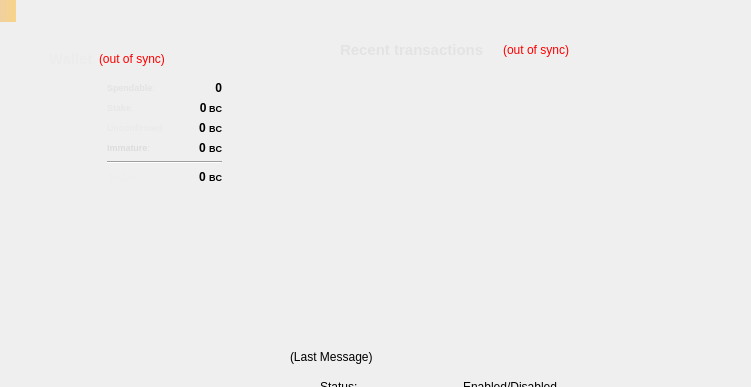
<?xml version="1.0" encoding="UTF-8"?>
<ui version="4.0">
 <class>OverviewPage</class>
 <widget class="QWidget" name="OverviewPage">
  <property name="geometry">
   <rect>
    <x>0</x>
    <y>0</y>
    <width>751</width>
    <height>387</height>
   </rect>
  </property>
  <property name="windowTitle">
   <string>Form</string>
  </property>
  <widget class="QLabel" name="labelAlerts">
   <property name="geometry">
    <rect>
     <x>0</x>
     <y>0</y>
     <width>16</width>
     <height>22</height>
    </rect>
   </property>
   <property name="visible">
    <bool>false</bool>
   </property>
   <property name="styleSheet">
    <string notr="true">background-color: qlineargradient(x1: 0, y1: 0, x2: 1, y2: 0, stop:0 #F0D0A0, stop:1 #F8D488);  color:#000000
</string>
   </property>
   <property name="wordWrap">
    <bool>true</bool>
   </property>
   <property name="margin">
    <number>3</number>
   </property>
  </widget>
  <widget class="QWidget" name="columnOneWidget">
   <property name="geometry">
    <rect>
     <x>40</x>
     <y>40</y>
     <width>191</width>
     <height>223</height>
    </rect>
   </property>
   <layout class="QVBoxLayout" name="verticalLayout_2">
    <item>
     <widget class="QWidget" name="widget" native="true">
      <layout class="QGridLayout" name="gridLayout">
       <item row="0" column="0" colspan="3">
        <layout class="QHBoxLayout" name="horizontalLayout_4">
         <item>
          <widget class="QLabel" name="label_5">
           <property name="font">
            <font>
             <pointsize>11</pointsize>
             <weight>75</weight>
             <bold>true</bold>
            </font>
           </property>
           <property name="text">
            <string>&lt;html&gt;&lt;head/&gt;&lt;body&gt;&lt;p&gt;&lt;span style=&quot; color:#ececec;&quot;&gt;Wallet&lt;/span&gt;&lt;/p&gt;&lt;/body&gt;&lt;/html&gt;</string>
           </property>
          </widget>
         </item>
         <item>
          <widget class="QLabel" name="labelWalletStatus">
           <property name="toolTip">
            <string>The displayed information may be out of date. Your wallet automatically synchronizes with the ToroCoin network after a connection is established, but this process has not completed yet.</string>
           </property>
           <property name="styleSheet">
            <string notr="true">QLabel { color: red; }</string>
           </property>
           <property name="text">
            <string notr="true">(out of sync)</string>
           </property>
           <property name="alignment">
            <set>Qt::AlignLeading|Qt::AlignLeft|Qt::AlignVCenter</set>
           </property>
          </widget>
         </item>
         <item>
          <spacer name="horizontalSpacer_2">
           <property name="orientation">
            <enum>Qt::Horizontal</enum>
           </property>
           <property name="sizeHint" stdset="0">
            <size>
             <width>40</width>
             <height>20</height>
            </size>
           </property>
          </spacer>
         </item>
        </layout>
       </item>
       <item row="1" column="0" rowspan="7" colspan="2">
        <layout class="QVBoxLayout" name="verticalLayout_4"/>
       </item>
       <item row="2" column="1">
        <widget class="QLabel" name="label">
         <property name="text">
          <string>&lt;html&gt;&lt;head/&gt;&lt;body&gt;&lt;p&gt;&lt;span style=&quot; font-size:7pt; font-weight:600; color:#e3e3e3;&quot;&gt;Spendable&lt;/span&gt;&lt;span style=&quot; font-size:7pt; color:#e3e3e3;&quot;&gt;:&lt;/span&gt;&lt;/p&gt;&lt;/body&gt;&lt;/html&gt;</string>
         </property>
        </widget>
       </item>
       <item row="2" column="2">
        <widget class="QLabel" name="labelBalance">
         <property name="font">
          <font>
           <weight>75</weight>
           <bold>true</bold>
          </font>
         </property>
         <property name="cursor">
          <cursorShape>ArrowCursor</cursorShape>
         </property>
         <property name="toolTip">
          <string>Your current spendable balance</string>
         </property>
         <property name="text">
          <string notr="true">&lt;html&gt;&lt;head/&gt;&lt;body&gt;&lt;p&gt;&lt;span style=&quot; color:#000000;&quot;&gt;0&lt;/span&gt;&lt;/p&gt;&lt;/body&gt;&lt;/html&gt;</string>
         </property>
         <property name="alignment">
          <set>Qt::AlignRight|Qt::AlignTrailing|Qt::AlignVCenter</set>
         </property>
         <property name="textInteractionFlags">
          <set>Qt::LinksAccessibleByMouse|Qt::TextSelectableByKeyboard|Qt::TextSelectableByMouse</set>
         </property>
        </widget>
       </item>
       <item row="3" column="1">
        <widget class="QLabel" name="label_10">
         <property name="text">
          <string>&lt;html&gt;&lt;head/&gt;&lt;body&gt;&lt;p&gt;&lt;span style=&quot; font-size:7pt; font-weight:600; color:#e7e7e7;&quot;&gt;Stake&lt;/span&gt;&lt;span style=&quot; font-size:7pt; color:#e7e7e7;&quot;&gt;:&lt;/span&gt;&lt;/p&gt;&lt;/body&gt;&lt;/html&gt;</string>
         </property>
        </widget>
       </item>
       <item row="3" column="2">
        <widget class="QLabel" name="labelStake">
         <property name="font">
          <font>
           <weight>75</weight>
           <bold>true</bold>
          </font>
         </property>
         <property name="cursor">
          <cursorShape>ArrowCursor</cursorShape>
         </property>
         <property name="toolTip">
          <string>Total of coins that was staked, and do not yet count toward the current balance</string>
         </property>
         <property name="text">
          <string notr="true">&lt;html&gt;&lt;head/&gt;&lt;body&gt;&lt;p&gt;&lt;span style=&quot; color:#000000;&quot;&gt;0&lt;/span&gt;&lt;span style=&quot; font-size:7pt; color:#000000;&quot;&gt; BC&lt;/span&gt;&lt;/p&gt;&lt;/body&gt;&lt;/html&gt;</string>
         </property>
         <property name="alignment">
          <set>Qt::AlignRight|Qt::AlignTrailing|Qt::AlignVCenter</set>
         </property>
         <property name="textInteractionFlags">
          <set>Qt::LinksAccessibleByMouse|Qt::TextSelectableByKeyboard|Qt::TextSelectableByMouse</set>
         </property>
        </widget>
       </item>
       <item row="4" column="1">
        <widget class="QLabel" name="label_3">
         <property name="text">
          <string>&lt;html&gt;&lt;head/&gt;&lt;body&gt;&lt;p&gt;&lt;span style=&quot; font-size:7pt; font-weight:600; color:#eaeaea;&quot;&gt;Unconfirmed&lt;/span&gt;&lt;span style=&quot; font-size:7pt; color:#eaeaea;&quot;&gt;:&lt;/span&gt;&lt;/p&gt;&lt;/body&gt;&lt;/html&gt;</string>
         </property>
        </widget>
       </item>
       <item row="4" column="2">
        <widget class="QLabel" name="labelUnconfirmed">
         <property name="font">
          <font>
           <weight>75</weight>
           <bold>true</bold>
          </font>
         </property>
         <property name="cursor">
          <cursorShape>ArrowCursor</cursorShape>
         </property>
         <property name="toolTip">
          <string>Total of transactions that have yet to be confirmed, and do not yet count toward the current balance</string>
         </property>
         <property name="text">
          <string notr="true">&lt;html&gt;&lt;head/&gt;&lt;body&gt;&lt;p&gt;&lt;span style=&quot; color:#000000;&quot;&gt;0 &lt;/span&gt;&lt;span style=&quot; font-size:7pt; color:#000000;&quot;&gt;BC&lt;/span&gt;&lt;/p&gt;&lt;/body&gt;&lt;/html&gt;</string>
         </property>
         <property name="alignment">
          <set>Qt::AlignRight|Qt::AlignTrailing|Qt::AlignVCenter</set>
         </property>
         <property name="textInteractionFlags">
          <set>Qt::LinksAccessibleByMouse|Qt::TextSelectableByKeyboard|Qt::TextSelectableByMouse</set>
         </property>
        </widget>
       </item>
       <item row="5" column="1">
        <widget class="QLabel" name="labelImmatureText">
         <property name="text">
          <string>&lt;html&gt;&lt;head/&gt;&lt;body&gt;&lt;p&gt;&lt;span style=&quot; font-size:7pt; font-weight:600; color:#dcdcdc;&quot;&gt;Immature&lt;/span&gt;&lt;span style=&quot; font-size:7pt; color:#dcdcdc;&quot;&gt;:&lt;/span&gt;&lt;/p&gt;&lt;/body&gt;&lt;/html&gt;</string>
         </property>
        </widget>
       </item>
       <item row="5" column="2">
        <widget class="QLabel" name="labelImmature">
         <property name="font">
          <font>
           <weight>75</weight>
           <bold>true</bold>
          </font>
         </property>
         <property name="toolTip">
          <string>Mined balance that has not yet matured</string>
         </property>
         <property name="text">
          <string notr="true">&lt;html&gt;&lt;head/&gt;&lt;body&gt;&lt;p&gt;&lt;span style=&quot; color:#000000;&quot;&gt;0 &lt;/span&gt;&lt;span style=&quot; font-size:7pt; color:#000000;&quot;&gt;BC&lt;/span&gt;&lt;/p&gt;&lt;/body&gt;&lt;/html&gt;</string>
         </property>
         <property name="alignment">
          <set>Qt::AlignRight|Qt::AlignTrailing|Qt::AlignVCenter</set>
         </property>
         <property name="textInteractionFlags">
          <set>Qt::LinksAccessibleByMouse|Qt::TextSelectableByKeyboard|Qt::TextSelectableByMouse</set>
         </property>
        </widget>
       </item>
       <item row="6" column="1" colspan="2">
        <widget class="Line" name="line">
         <property name="orientation">
          <enum>Qt::Horizontal</enum>
         </property>
        </widget>
       </item>
       <item row="7" column="1">
        <widget class="QLabel" name="labelTotalText">
         <property name="text">
          <string>&lt;html&gt;&lt;head/&gt;&lt;body&gt;&lt;p&gt;&lt;span style=&quot; font-size:10pt; font-weight:600; color:#eeeeee;&quot;&gt;Total&lt;/span&gt;&lt;span style=&quot; color:#eeeeee;&quot;&gt;:&lt;/span&gt;&lt;/p&gt;&lt;/body&gt;&lt;/html&gt;</string>
         </property>
        </widget>
       </item>
       <item row="7" column="2">
        <widget class="QLabel" name="labelTotal">
         <property name="font">
          <font>
           <weight>75</weight>
           <bold>true</bold>
          </font>
         </property>
         <property name="cursor">
          <cursorShape>ArrowCursor</cursorShape>
         </property>
         <property name="toolTip">
          <string>Your current total balance</string>
         </property>
         <property name="text">
          <string notr="true">&lt;html&gt;&lt;head/&gt;&lt;body&gt;&lt;p&gt;&lt;span style=&quot; color:#000000;&quot;&gt;0 &lt;/span&gt;&lt;span style=&quot; font-size:7pt; color:#000000;&quot;&gt;BC&lt;/span&gt;&lt;/p&gt;&lt;/body&gt;&lt;/html&gt;</string>
         </property>
         <property name="alignment">
          <set>Qt::AlignRight|Qt::AlignTrailing|Qt::AlignVCenter</set>
         </property>
         <property name="textInteractionFlags">
          <set>Qt::LinksAccessibleByMouse|Qt::TextSelectableByKeyboard|Qt::TextSelectableByMouse</set>
         </property>
        </widget>
       </item>
      </layout>
     </widget>
    </item>
    <item>
     <spacer name="verticalSpacer">
      <property name="orientation">
       <enum>Qt::Vertical</enum>
      </property>
      <property name="sizeHint" stdset="0">
       <size>
        <width>20</width>
        <height>40</height>
       </size>
      </property>
     </spacer>
    </item>
   </layout>
  </widget>
  <widget class="QWidget" name="columnTwoWidget">
   <property name="geometry">
    <rect>
     <x>30</x>
     <y>30</y>
     <width>22</width>
     <height>22</height>
    </rect>
   </property>
   <layout class="QVBoxLayout" name="verticalLayout_3">
    <item>
     <widget class="QWidget" name="widget_2" native="true">
      <layout class="QVBoxLayout" name="verticalLayout">
       <item>
        <layout class="QHBoxLayout" name="horizontalLayout_3"/>
       </item>
      </layout>
     </widget>
    </item>
   </layout>
  </widget>
  <widget class="QFrame" name="frameDarksend">
   <property name="geometry">
    <rect>
     <x>0</x>
     <y>340</y>
     <width>691</width>
     <height>279</height>
    </rect>
   </property>
   <property name="sizePolicy">
    <sizepolicy hsizetype="MinimumExpanding" vsizetype="MinimumExpanding">
     <horstretch>0</horstretch>
     <verstretch>0</verstretch>
    </sizepolicy>
   </property>
   <property name="minimumSize">
    <size>
     <width>300</width>
     <height>261</height>
    </size>
   </property>
   <property name="styleSheet">
    <string notr="true">background:transparent;</string>
   </property>
   <property name="frameShape">
    <enum>QFrame::StyledPanel</enum>
   </property>
   <property name="frameShadow">
    <enum>QFrame::Raised</enum>
   </property>
   <widget class="QWidget" name="verticalLayoutWidget">
    <property name="geometry">
     <rect>
      <x>290</x>
      <y>10</y>
      <width>290</width>
      <height>227</height>
     </rect>
    </property>
    <layout class="QVBoxLayout" name="verticalLayout_5">
     <item>
      <layout class="QHBoxLayout" name="horizontalLayout_2">
       <item>
        <widget class="QPushButton" name="toggleDarksend">
         <property name="sizePolicy">
          <sizepolicy hsizetype="MinimumExpanding" vsizetype="Fixed">
           <horstretch>0</horstretch>
           <verstretch>0</verstretch>
          </sizepolicy>
         </property>
         <property name="styleSheet">
          <string notr="true">color: rgb(217, 0, 7);</string>
         </property>
         <property name="text">
          <string>Start/Stop</string>
         </property>
        </widget>
       </item>
       <item>
        <widget class="QPushButton" name="darksendReset">
         <property name="sizePolicy">
          <sizepolicy hsizetype="MinimumExpanding" vsizetype="Fixed">
           <horstretch>0</horstretch>
           <verstretch>0</verstretch>
          </sizepolicy>
         </property>
         <property name="toolTip">
          <string>Reset the current status of Darksend (can interrupt Darksend if it's in the process of Mixing, which can cost you money!)</string>
         </property>
         <property name="autoFillBackground">
          <bool>false</bool>
         </property>
         <property name="styleSheet">
          <string notr="true">color: rgb(217, 0, 7);</string>
         </property>
         <property name="text">
          <string>Reset</string>
         </property>
        </widget>
       </item>
       <item>
        <widget class="QPushButton" name="darksendAuto">
         <property name="sizePolicy">
          <sizepolicy hsizetype="MinimumExpanding" vsizetype="Fixed">
           <horstretch>0</horstretch>
           <verstretch>0</verstretch>
          </sizepolicy>
         </property>
         <property name="toolTip">
          <string>Try to manually submit a Darksend request.</string>
         </property>
         <property name="styleSheet">
          <string notr="true">color: rgb(217, 0, 7);</string>
         </property>
         <property name="text">
          <string>Try Mix</string>
         </property>
        </widget>
       </item>
      </layout>
     </item>
    </layout>
   </widget>
   <widget class="QWidget" name="">
    <property name="geometry">
     <rect>
      <x>320</x>
      <y>40</y>
      <width>288</width>
      <height>143</height>
     </rect>
    </property>
    <layout class="QFormLayout" name="formLayout">
     <property name="fieldGrowthPolicy">
      <enum>QFormLayout::AllNonFixedFieldsGrow</enum>
     </property>
     <property name="horizontalSpacing">
      <number>30</number>
     </property>
     <property name="verticalSpacing">
      <number>12</number>
     </property>
     <item row="0" column="0">
      <widget class="QLabel" name="label_6">
       <property name="text">
        <string>Status:</string>
       </property>
      </widget>
     </item>
     <item row="0" column="1">
      <widget class="QLabel" name="darksendEnabled">
       <property name="styleSheet">
        <string notr="true">color: rgb(0, 0, 0);</string>
       </property>
       <property name="text">
        <string>Enabled/Disabled</string>
       </property>
      </widget>
     </item>
     <item row="1" column="0">
      <widget class="QLabel" name="label_7">
       <property name="styleSheet">
        <string notr="true">color: rgb(0, 0, 0);</string>
       </property>
       <property name="text">
        <string>Completion:</string>
       </property>
      </widget>
     </item>
     <item row="1" column="1">
      <widget class="QProgressBar" name="darksendProgress">
       <property name="maximumSize">
        <size>
         <width>154</width>
         <height>16777215</height>
        </size>
       </property>
       <property name="styleSheet">
        <string notr="true">background:transparent;</string>
       </property>
       <property name="value">
        <number>0</number>
       </property>
      </widget>
     </item>
     <item row="2" column="0">
      <widget class="QLabel" name="labelAnonymizedText">
       <property name="styleSheet">
        <string notr="true">color: rgb(0, 0, 0);</string>
       </property>
       <property name="text">
        <string>Darksend Balance:</string>
       </property>
      </widget>
     </item>
     <item row="2" column="1">
      <widget class="QLabel" name="labelAnonymized">
       <property name="font">
        <font>
         <weight>75</weight>
         <bold>true</bold>
        </font>
       </property>
       <property name="styleSheet">
        <string notr="true">color: rgb(0, 0, 0);</string>
       </property>
       <property name="text">
        <string>0 ToroCoin</string>
       </property>
      </widget>
     </item>
     <item row="3" column="0">
      <widget class="QLabel" name="label_8">
       <property name="styleSheet">
        <string notr="true">color: rgb(0, 0, 0);</string>
       </property>
       <property name="text">
        <string>Amount and Rounds:</string>
       </property>
      </widget>
     </item>
     <item row="3" column="1">
      <widget class="QLabel" name="labelAmountRounds">
       <property name="styleSheet">
        <string notr="true">color: rgb(0, 0, 0);</string>
       </property>
       <property name="text">
        <string>0 ToroCoin / 0 Rounds</string>
       </property>
      </widget>
     </item>
     <item row="4" column="0">
      <widget class="QLabel" name="label_9">
       <property name="styleSheet">
        <string notr="true">color: rgb(0, 0, 0);</string>
       </property>
       <property name="text">
        <string>Submitted Denom:</string>
       </property>
      </widget>
     </item>
     <item row="4" column="1">
      <widget class="QLabel" name="labelSubmittedDenom">
       <property name="statusTip">
        <string>The denominations you submitted to the Adrenaline Node. To mix, other users must submit the exact same denominations.</string>
       </property>
       <property name="styleSheet">
        <string notr="true">color: rgb(0, 0, 0);</string>
       </property>
       <property name="text">
        <string>n/a</string>
       </property>
      </widget>
     </item>
    </layout>
   </widget>
   <widget class="QLabel" name="darksendStatus">
    <property name="geometry">
     <rect>
      <x>290</x>
      <y>10</y>
      <width>288</width>
      <height>110</height>
     </rect>
    </property>
    <property name="minimumSize">
     <size>
      <width>288</width>
      <height>43</height>
     </size>
    </property>
    <property name="styleSheet">
     <string notr="true">color: rgb(0, 0, 0);</string>
    </property>
    <property name="text">
     <string>(Last Message)</string>
    </property>
    <property name="alignment">
     <set>Qt::AlignLeading|Qt::AlignLeft|Qt::AlignTop</set>
    </property>
    <property name="wordWrap">
     <bool>true</bool>
    </property>
   </widget>
  </widget>
  <widget class="QLabel" name="label_4">
   <property name="geometry">
    <rect>
     <x>340</x>
     <y>40</y>
     <width>150</width>
     <height>20</height>
    </rect>
   </property>
   <property name="font">
    <font>
     <pointsize>11</pointsize>
     <weight>75</weight>
     <bold>true</bold>
    </font>
   </property>
   <property name="text">
    <string>&lt;html&gt;&lt;head/&gt;&lt;body&gt;&lt;p&gt;&lt;span style=&quot; color:#e3e3e3;&quot;&gt;Recent transactions&lt;/span&gt;&lt;/p&gt;&lt;/body&gt;&lt;/html&gt;</string>
   </property>
  </widget>
  <widget class="QLabel" name="labelTransactionsStatus">
   <property name="geometry">
    <rect>
     <x>500</x>
     <y>40</y>
     <width>69</width>
     <height>20</height>
    </rect>
   </property>
   <property name="toolTip">
    <string>The displayed information may be out of date. Your wallet automatically synchronizes with the ToroCoin network after a connection is established, but this process has not completed yet.</string>
   </property>
   <property name="styleSheet">
    <string notr="true">QLabel { color: red; }</string>
   </property>
   <property name="text">
    <string notr="true">(out of sync)</string>
   </property>
   <property name="alignment">
    <set>Qt::AlignRight|Qt::AlignTrailing|Qt::AlignVCenter</set>
   </property>
  </widget>
  <widget class="QListView" name="listTransactions">
   <property name="geometry">
    <rect>
     <x>380</x>
     <y>70</y>
     <width>273</width>
     <height>212</height>
    </rect>
   </property>
   <property name="palette">
    <palette>
     <active>
      <colorrole role="Button">
       <brush brushstyle="SolidPattern">
        <color alpha="0">
         <red>0</red>
         <green>0</green>
         <blue>0</blue>
        </color>
       </brush>
      </colorrole>
      <colorrole role="Base">
       <brush brushstyle="NoBrush">
        <color alpha="255">
         <red>0</red>
         <green>0</green>
         <blue>0</blue>
        </color>
       </brush>
      </colorrole>
      <colorrole role="Window">
       <brush brushstyle="SolidPattern">
        <color alpha="0">
         <red>0</red>
         <green>0</green>
         <blue>0</blue>
        </color>
       </brush>
      </colorrole>
      <colorrole role="HighlightedText">
       <brush brushstyle="SolidPattern">
        <color alpha="255">
         <red>143</red>
         <green>173</green>
         <blue>255</blue>
        </color>
       </brush>
      </colorrole>
     </active>
     <inactive>
      <colorrole role="Button">
       <brush brushstyle="SolidPattern">
        <color alpha="0">
         <red>0</red>
         <green>0</green>
         <blue>0</blue>
        </color>
       </brush>
      </colorrole>
      <colorrole role="Base">
       <brush brushstyle="NoBrush">
        <color alpha="255">
         <red>0</red>
         <green>0</green>
         <blue>0</blue>
        </color>
       </brush>
      </colorrole>
      <colorrole role="Window">
       <brush brushstyle="SolidPattern">
        <color alpha="0">
         <red>0</red>
         <green>0</green>
         <blue>0</blue>
        </color>
       </brush>
      </colorrole>
      <colorrole role="HighlightedText">
       <brush brushstyle="SolidPattern">
        <color alpha="255">
         <red>143</red>
         <green>173</green>
         <blue>255</blue>
        </color>
       </brush>
      </colorrole>
     </inactive>
     <disabled>
      <colorrole role="Button">
       <brush brushstyle="SolidPattern">
        <color alpha="0">
         <red>0</red>
         <green>0</green>
         <blue>0</blue>
        </color>
       </brush>
      </colorrole>
      <colorrole role="Base">
       <brush brushstyle="NoBrush">
        <color alpha="255">
         <red>0</red>
         <green>0</green>
         <blue>0</blue>
        </color>
       </brush>
      </colorrole>
      <colorrole role="Window">
       <brush brushstyle="SolidPattern">
        <color alpha="0">
         <red>0</red>
         <green>0</green>
         <blue>0</blue>
        </color>
       </brush>
      </colorrole>
      <colorrole role="HighlightedText">
       <brush brushstyle="SolidPattern">
        <color alpha="255">
         <red>143</red>
         <green>173</green>
         <blue>255</blue>
        </color>
       </brush>
      </colorrole>
     </disabled>
    </palette>
   </property>
   <property name="styleSheet">
    <string notr="true">QListView { background: transparent; }</string>
   </property>
   <property name="frameShape">
    <enum>QFrame::NoFrame</enum>
   </property>
   <property name="verticalScrollBarPolicy">
    <enum>Qt::ScrollBarAlwaysOff</enum>
   </property>
   <property name="horizontalScrollBarPolicy">
    <enum>Qt::ScrollBarAlwaysOff</enum>
   </property>
   <property name="selectionMode">
    <enum>QAbstractItemView::NoSelection</enum>
   </property>
  </widget>
 </widget>
 <resources/>
 <connections/>
</ui>
